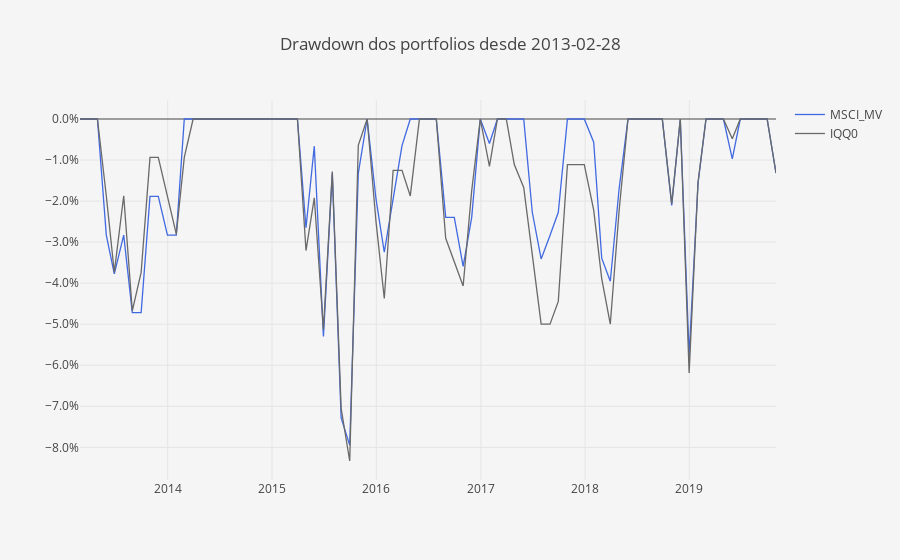

Notebook code for this chart:
### Code cell
DD = compute_drawdowns(fundos)
DD = DD /100

layout = go.Layout(
    title='Drawdown dos portfolios desde ' + Begin,
    plot_bgcolor='#f5f5f5',
    paper_bgcolor='#f5f5f5',
    xaxis=dict(
        title='',
        showgrid=True,
        titlefont=dict(size=12),
    ),
    yaxis=dict(
        title='',
        showgrid=True,
        zeroline=True, # Adicionar ou não a zero line
        tickformat=".1%" # tickformat=".2%" se quiseres mais casas decimais
    ))

trace0 = go.Scatter(
    x = DD.index,
    y = DD.iloc[:, 0],
    name = 'MSCI_MV',
    line = dict(
        color = 'royalblue',
        width = 1.3)
)

trace1 = go.Scatter(
    x = DD.index,
    y = DD.iloc[:, 1],
    name = 'IQQ0',
    line = dict(
        color = 'dimgrey',
        width = 1.3)
)

data = [trace0, trace1]
        
fig = go.Figure(data=data, layout=layout)
py.iplot(fig)
